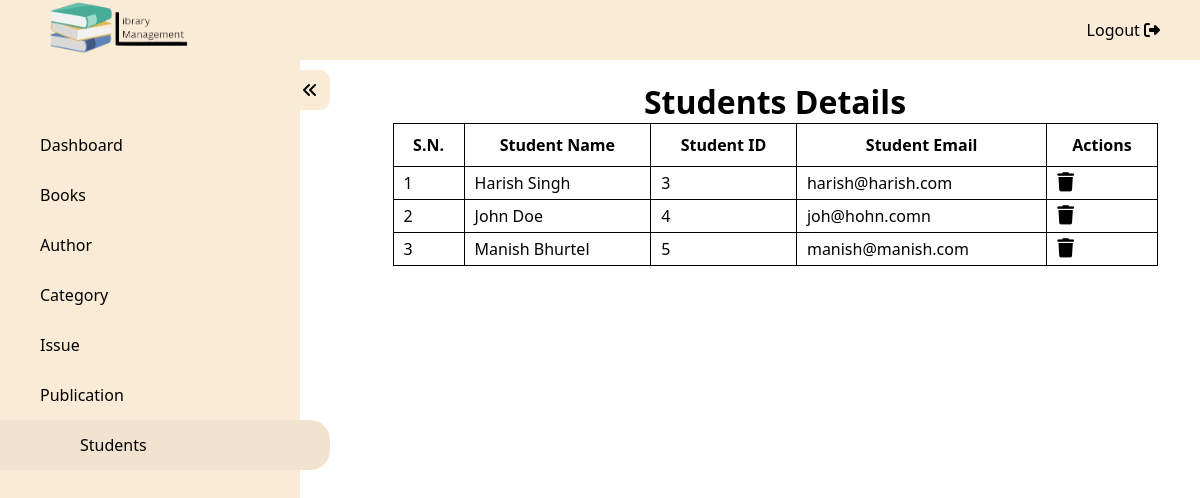
The page /admin/student_details.php (signed in) on the database its author committed.
### tables this page shows
CREATE TABLE `Student_Details` (
  `SD_ID` int NOT NULL,
  `SD_Email` varchar(255) NOT NULL,
  `SD_Password` varchar(50) NOT NULL,
  `SD_Name` varchar(255) NOT NULL
);

### admin/student_details.php (the view, shortened to what this page needs)
<?php
require("../config/db_connect.php");
?>
<!DOCTYPE html>
<html lang="en">
<head>
    <link rel="stylesheet" href="https://cdnjs.cloudflare.com/ajax/libs/font-awesome/6.2.1/css/all.min.css" />
    <link rel="stylesheet" href="../assets/css/index.css" />
    <link rel="stylesheet" href="../assets/css/details.css">
</head>
<body>
    <nav id="topbar">
        <div class="logo"><a href="../index.php"><img src="../assets/image/logo.png" /></a></div>
        <ul>
            <li><a href="../functions/logout.php">Logout <i class="fa-solid fa-right-from-bracket"></i></a> </li>
        </ul>
    </nav>
    <div class="wrapper">
        <nav id="sidebar" class="activeSidebar">
            <div class="iconParent">
                <i class="fa-solid fa-angles-left icon"></i>
            </div>
            <ul>
                <a href="./dashboard.php">
                    <li>Dashboard</li>
                </a>
                <a href="./books.php">
                    <li>Books</li>
                </a>
                <a href="./author.php">
                    <li>Author</li>
                </a>
                <a href="./category.php">
                    <li>Category</li>
                </a>
                <a href="./issue.php">
                    <li>Issue</li>
                </a>
                <a href="./publication.php">
                    <li>Publication</li>
                </a>
                <a href="./student_details.php">
                    <li class="active">Students</li>
                </a>
            </ul>
        </nav>
        <div class="content">
            <h1>Students Details</h1>
            <table>
                <thead>
                    <tr>
                        <th>S.N.</th>
                        <th>Student Name</th>
                        <th>Student ID</th>
                        <th>Student Email</th>
                        <th>Actions</th>
                    </tr>
                </thead>
                <tbody>
                    <?php
                    $res = mysqli_query($conn, "SELECT * FROM Student_Details");
                    $i = 1;
                    while ($row = mysqli_fetch_array($res)) {
                        $id = $row['SD_ID'];
                        $name = $row['SD_Name'];
                        $email = $row['SD_Email'];
                    ?>
                        <tr>
                            <td><?php echo $i; ?></td>
                            <td><?php echo $name; ?></td>
                            <td><?php echo $id; ?></td>
                            <td><?php echo $email ?></td>
                            <td><?php echo "<a href='../functions/deleteStudent.php?id=" . $id . "'>" ?><i class="fa-solid fa-trash"></i></a></td>
                        </tr>
                    <?php
                        $i++;
                    }
                    ?>
                </tbody>
            </table>
        </div>
    </div>
</body>
</html>

### assets/css/index.css (style rules this page uses)
* { margin: 0; padding: 0; box-sizing: border-box; font-family: "Segoe UI", Tahoma, Geneva, Verdana, sans-serif; }
a { text-decoration: none; color: black; }
#topbar { height: 60px; width: 100vw; background-color: antiquewhite; display: flex; justify-content: space-between; align-items: center; padding: 0 40px; position: fixed; z-index: 100; inset: 0; }
#topbar .logo img { height: 60px; }
#topbar ul { list-style: none; display: flex; gap: 20px; }
#topbar ul li { cursor: pointer; }
#sidebar { height: calc(100vh - 60px); min-width: 300px !important; background-color: antiquewhite; position: relative; width: 300px; transform: translateX(-100%); transition: transform 0.5s ease; position: fixed; z-index: 100; top: 60px; }
#sidebar .iconParent { height: 40px; width: 40px; background-color: antiquewhite; position: absolute; top: 10px; right: -30px; border-top-right-radius: 10px; border-bottom-right-radius: 10px; line-height: 40px; text-align: center; cursor: pointer; z-index: 100; }
.activeSidebar { transform: translateX(0) !important; }
#sidebar ul { height: 100%; width: 100%; display: flex; flex-direction: column; align-items: center; list-style: none; padding: 60px 0; }
#sidebar ul a { width: 100%; }
#sidebar ul a li { height: 50px; width: 100%; line-height: 50px; padding-left: 40px; cursor: pointer; }
#sidebar ul .active, #sidebar ul li:hover { width: 110%; border-top-right-radius: 20px; border-bottom-right-radius: 20px; background-color: rgb(241, 227, 208); padding-left: 80px; transition: all 0.2s ease; }
.content { margin-top: 60px; margin-left: 350px; transition: margin-left 0.5s; padding-top: 20px; }

### assets/css/details.css (style rules this page uses)
.content { display: flex; justify-content: center; align-items: center; flex-direction: column; }
h1 { text-align: center; }
.content a { width: 90%; margin: 20px auto; }
table { min-width: 90%; border-collapse: collapse; margin: 0 auto; overflow-x: auto; }
th { border: 1px solid black; padding: 10px; }
td { border: 1px solid black; padding: 5px 10px; }
table i { font-size: 1.2rem; cursor: pointer; margin-right: 10px; }

### rows shown on the page
student_details: SD_Name "Harish Singh", SD_ID "3", SD_Email "harish@harish.com"
student_details: SD_Name "John Doe", SD_ID "4", SD_Email "joh@hohn.comn"
student_details: SD_Name "Manish Bhurtel", SD_ID "5", SD_Email "manish@manish.com"
